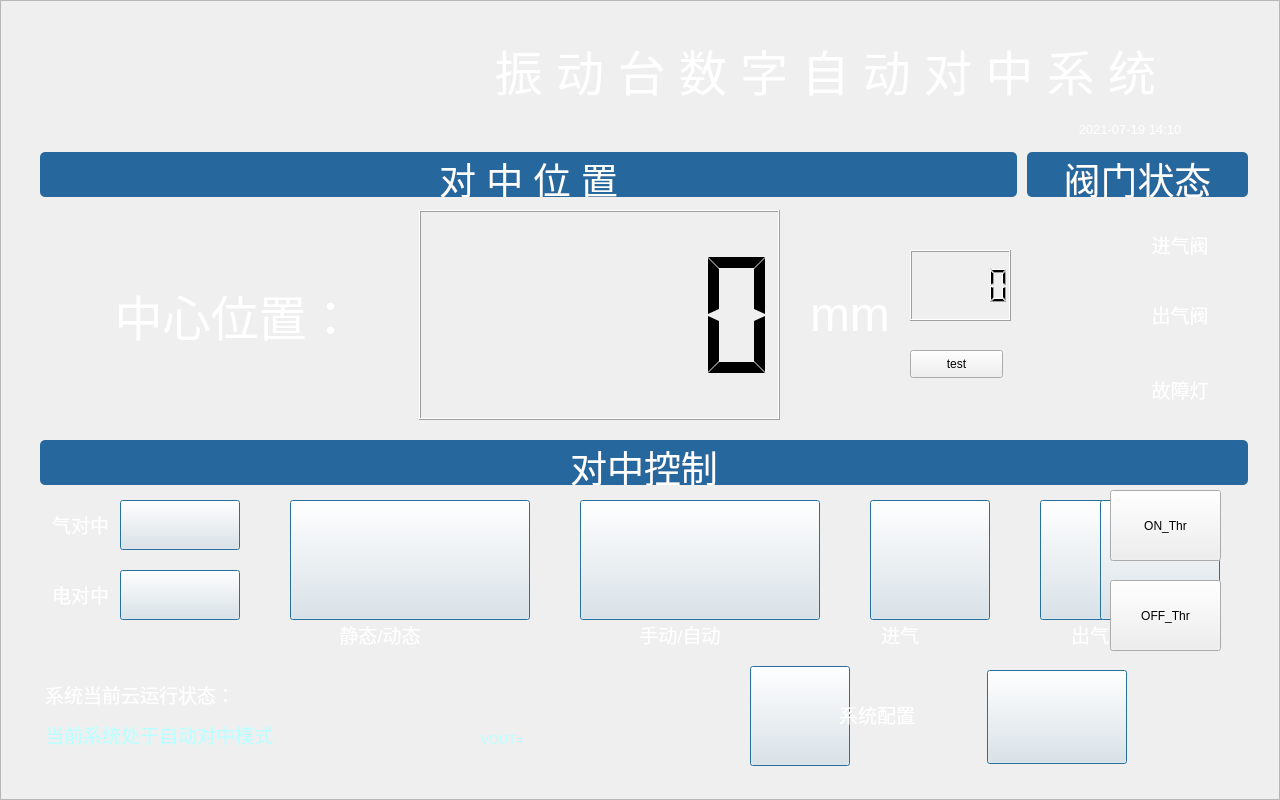
<?xml version="1.0" encoding="UTF-8"?>
<ui version="4.0">
 <class>MainWindow</class>
 <widget class="QMainWindow" name="MainWindow">
  <property name="geometry">
   <rect>
    <x>0</x>
    <y>0</y>
    <width>1280</width>
    <height>800</height>
   </rect>
  </property>
  <property name="windowTitle">
   <string>MainWindow</string>
  </property>
  <widget class="QWidget" name="centralWidget">
   <property name="styleSheet">
    <string notr="true">#centralWidget{
border-image: url(:/png/main_ui.jpg);
}</string>
   </property>
   <layout class="QGridLayout" name="gridLayout">
    <property name="leftMargin">
     <number>0</number>
    </property>
    <property name="topMargin">
     <number>0</number>
    </property>
    <property name="rightMargin">
     <number>0</number>
    </property>
    <property name="bottomMargin">
     <number>0</number>
    </property>
    <property name="spacing">
     <number>0</number>
    </property>
    <item row="0" column="0">
     <widget class="QFrame" name="frame">
      <property name="enabled">
       <bool>true</bool>
      </property>
      <property name="styleSheet">
       <string notr="true"/>
      </property>
      <property name="frameShape">
       <enum>QFrame::StyledPanel</enum>
      </property>
      <property name="frameShadow">
       <enum>QFrame::Raised</enum>
      </property>
      <widget class="QLabel" name="lab_bt_in">
       <property name="geometry">
        <rect>
         <x>840</x>
         <y>620</y>
         <width>120</width>
         <height>30</height>
        </rect>
       </property>
       <property name="sizePolicy">
        <sizepolicy hsizetype="Fixed" vsizetype="Fixed">
         <horstretch>0</horstretch>
         <verstretch>0</verstretch>
        </sizepolicy>
       </property>
       <property name="styleSheet">
        <string notr="true">color:#FFFFFF;</string>
       </property>
       <property name="text">
        <string>&lt;html&gt;&lt;head/&gt;&lt;body&gt;&lt;p align=&quot;center&quot;&gt;&lt;span style=&quot; font-size:14pt;&quot;&gt;进气&lt;/span&gt;&lt;/p&gt;&lt;/body&gt;&lt;/html&gt;</string>
       </property>
      </widget>
      <widget class="QPushButton" name="Button_in">
       <property name="geometry">
        <rect>
         <x>870</x>
         <y>500</y>
         <width>120</width>
         <height>120</height>
        </rect>
       </property>
       <property name="sizePolicy">
        <sizepolicy hsizetype="Fixed" vsizetype="Fixed">
         <horstretch>0</horstretch>
         <verstretch>0</verstretch>
        </sizepolicy>
       </property>
       <property name="styleSheet">
        <string notr="true">border-image: url(:/png/bt_in_def.jpg);</string>
       </property>
       <property name="text">
        <string/>
       </property>
       <property name="checkable">
        <bool>true</bool>
       </property>
       <property name="autoExclusive">
        <bool>true</bool>
       </property>
       <property name="autoDefault">
        <bool>false</bool>
       </property>
       <property name="default">
        <bool>true</bool>
       </property>
      </widget>
      <widget class="QLabel" name="lab_title_state">
       <property name="geometry">
        <rect>
         <x>1027</x>
         <y>152</y>
         <width>221</width>
         <height>45</height>
        </rect>
       </property>
       <property name="styleSheet">
        <string notr="true">border-radius:5px;color:#FFFFFF;background:rgb(38,104,157);</string>
       </property>
       <property name="text">
        <string>&lt;html&gt;&lt;head/&gt;&lt;body&gt;&lt;p align=&quot;center&quot;&gt;&lt;span style=&quot; font-size:28pt;&quot;&gt;阀门状态&lt;/span&gt;&lt;/p&gt;&lt;/body&gt;&lt;/html&gt;</string>
       </property>
      </widget>
      <widget class="QLabel" name="lab_title_posi">
       <property name="geometry">
        <rect>
         <x>40</x>
         <y>152</y>
         <width>977</width>
         <height>45</height>
        </rect>
       </property>
       <property name="styleSheet">
        <string notr="true">border-radius:5px;color:#FFFFFF;background:rgb(38,104,157);</string>
       </property>
       <property name="text">
        <string>&lt;html&gt;&lt;head/&gt;&lt;body&gt;&lt;p align=&quot;center&quot;&gt;&lt;span style=&quot; font-size:28pt;&quot;&gt;对 中 位 置&lt;/span&gt;&lt;/p&gt;&lt;/body&gt;&lt;/html&gt;</string>
       </property>
      </widget>
      <widget class="QLabel" name="lab_title_control">
       <property name="geometry">
        <rect>
         <x>40</x>
         <y>440</y>
         <width>1208</width>
         <height>45</height>
        </rect>
       </property>
       <property name="styleSheet">
        <string notr="true">border-radius:5px;color:#FFFFFF;background:rgb(38,104,157);</string>
       </property>
       <property name="text">
        <string>&lt;html&gt;&lt;head/&gt;&lt;body&gt;&lt;p align=&quot;center&quot;&gt;&lt;span style=&quot; font-size:28pt;&quot;&gt;对中控制&lt;/span&gt;&lt;/p&gt;&lt;/body&gt;&lt;/html&gt;</string>
       </property>
      </widget>
      <widget class="QLabel" name="lab_bt_out">
       <property name="geometry">
        <rect>
         <x>1030</x>
         <y>620</y>
         <width>120</width>
         <height>30</height>
        </rect>
       </property>
       <property name="sizePolicy">
        <sizepolicy hsizetype="Fixed" vsizetype="Fixed">
         <horstretch>0</horstretch>
         <verstretch>0</verstretch>
        </sizepolicy>
       </property>
       <property name="styleSheet">
        <string notr="true">color:#FFFFFF;</string>
       </property>
       <property name="text">
        <string>&lt;html&gt;&lt;head/&gt;&lt;body&gt;&lt;p align=&quot;center&quot;&gt;&lt;span style=&quot; font-size:14pt;&quot;&gt;出气&lt;/span&gt;&lt;/p&gt;&lt;/body&gt;&lt;/html&gt;</string>
       </property>
      </widget>
      <widget class="QPushButton" name="Button_out">
       <property name="geometry">
        <rect>
         <x>1040</x>
         <y>500</y>
         <width>120</width>
         <height>120</height>
        </rect>
       </property>
       <property name="sizePolicy">
        <sizepolicy hsizetype="Fixed" vsizetype="Fixed">
         <horstretch>0</horstretch>
         <verstretch>0</verstretch>
        </sizepolicy>
       </property>
       <property name="styleSheet">
        <string notr="true">border-image: url(:/png/bt_out_def.jpg);</string>
       </property>
       <property name="text">
        <string/>
       </property>
       <property name="checkable">
        <bool>true</bool>
       </property>
       <property name="autoExclusive">
        <bool>true</bool>
       </property>
       <property name="autoDefault">
        <bool>false</bool>
       </property>
       <property name="default">
        <bool>true</bool>
       </property>
      </widget>
      <widget class="QLabel" name="lab_bt_stop">
       <property name="geometry">
        <rect>
         <x>1070</x>
         <y>620</y>
         <width>120</width>
         <height>30</height>
        </rect>
       </property>
       <property name="sizePolicy">
        <sizepolicy hsizetype="Fixed" vsizetype="Fixed">
         <horstretch>0</horstretch>
         <verstretch>0</verstretch>
        </sizepolicy>
       </property>
       <property name="styleSheet">
        <string notr="true">color:#FFFFFF;</string>
       </property>
       <property name="text">
        <string>&lt;html&gt;&lt;head/&gt;&lt;body&gt;&lt;p align=&quot;center&quot;&gt;&lt;span style=&quot; font-size:14pt;&quot;&gt;开始&lt;/span&gt;&lt;/p&gt;&lt;/body&gt;&lt;/html&gt;</string>
       </property>
      </widget>
      <widget class="QPushButton" name="Button_stop">
       <property name="geometry">
        <rect>
         <x>1100</x>
         <y>500</y>
         <width>120</width>
         <height>120</height>
        </rect>
       </property>
       <property name="sizePolicy">
        <sizepolicy hsizetype="Fixed" vsizetype="Fixed">
         <horstretch>0</horstretch>
         <verstretch>0</verstretch>
        </sizepolicy>
       </property>
       <property name="styleSheet">
        <string notr="true">border-image: url(:/png/start.jpg);</string>
       </property>
       <property name="text">
        <string/>
       </property>
       <property name="checkable">
        <bool>true</bool>
       </property>
       <property name="autoExclusive">
        <bool>true</bool>
       </property>
       <property name="autoDefault">
        <bool>false</bool>
       </property>
       <property name="default">
        <bool>true</bool>
       </property>
      </widget>
      <widget class="QLabel" name="lab_bt_change">
       <property name="geometry">
        <rect>
         <x>560</x>
         <y>620</y>
         <width>240</width>
         <height>30</height>
        </rect>
       </property>
       <property name="sizePolicy">
        <sizepolicy hsizetype="Fixed" vsizetype="Fixed">
         <horstretch>0</horstretch>
         <verstretch>0</verstretch>
        </sizepolicy>
       </property>
       <property name="styleSheet">
        <string notr="true">color:#FFFFFF;</string>
       </property>
       <property name="text">
        <string>&lt;html&gt;&lt;head/&gt;&lt;body&gt;&lt;p align=&quot;center&quot;&gt;&lt;span style=&quot; font-size:14pt;&quot;&gt;手动/自动&lt;/span&gt;&lt;/p&gt;&lt;/body&gt;&lt;/html&gt;</string>
       </property>
      </widget>
      <widget class="QPushButton" name="Button_change">
       <property name="geometry">
        <rect>
         <x>580</x>
         <y>500</y>
         <width>240</width>
         <height>120</height>
        </rect>
       </property>
       <property name="sizePolicy">
        <sizepolicy hsizetype="Fixed" vsizetype="Fixed">
         <horstretch>0</horstretch>
         <verstretch>0</verstretch>
        </sizepolicy>
       </property>
       <property name="styleSheet">
        <string notr="true">border-image: url(:/png/bt_change_auto_chinese.png);</string>
       </property>
       <property name="text">
        <string/>
       </property>
       <property name="checkable">
        <bool>true</bool>
       </property>
       <property name="autoExclusive">
        <bool>true</bool>
       </property>
       <property name="autoDefault">
        <bool>false</bool>
       </property>
       <property name="default">
        <bool>true</bool>
       </property>
      </widget>
      <widget class="QLabel" name="lab_sys_title">
       <property name="geometry">
        <rect>
         <x>45</x>
         <y>680</y>
         <width>550</width>
         <height>30</height>
        </rect>
       </property>
       <property name="sizePolicy">
        <sizepolicy hsizetype="Fixed" vsizetype="Fixed">
         <horstretch>0</horstretch>
         <verstretch>0</verstretch>
        </sizepolicy>
       </property>
       <property name="styleSheet">
        <string notr="true">color:#FFFFFF;</string>
       </property>
       <property name="text">
        <string>&lt;html&gt;&lt;head/&gt;&lt;body&gt;&lt;p&gt;&lt;span style=&quot; font-size:14pt;&quot;&gt;系统当前云运行状态：&lt;/span&gt;&lt;/p&gt;&lt;/body&gt;&lt;/html&gt;</string>
       </property>
      </widget>
      <widget class="QLabel" name="lab_sys_txt">
       <property name="geometry">
        <rect>
         <x>45</x>
         <y>720</y>
         <width>421</width>
         <height>30</height>
        </rect>
       </property>
       <property name="sizePolicy">
        <sizepolicy hsizetype="Fixed" vsizetype="Fixed">
         <horstretch>0</horstretch>
         <verstretch>0</verstretch>
        </sizepolicy>
       </property>
       <property name="styleSheet">
        <string notr="true">color:#BBFFFF;</string>
       </property>
       <property name="text">
        <string>&lt;html&gt;&lt;head/&gt;&lt;body&gt;&lt;p&gt;&lt;span style=&quot; font-size:14pt;&quot;&gt;当前系统处于自动对中模式&lt;/span&gt;&lt;/p&gt;&lt;/body&gt;&lt;/html&gt;</string>
       </property>
      </widget>
      <widget class="QPushButton" name="Button_config">
       <property name="geometry">
        <rect>
         <x>750</x>
         <y>666</y>
         <width>100</width>
         <height>100</height>
        </rect>
       </property>
       <property name="sizePolicy">
        <sizepolicy hsizetype="Fixed" vsizetype="Fixed">
         <horstretch>0</horstretch>
         <verstretch>0</verstretch>
        </sizepolicy>
       </property>
       <property name="styleSheet">
        <string notr="true">border-image: url(:/png/config_def.jpg);</string>
       </property>
       <property name="text">
        <string/>
       </property>
       <property name="checkable">
        <bool>true</bool>
       </property>
       <property name="autoExclusive">
        <bool>true</bool>
       </property>
       <property name="autoDefault">
        <bool>false</bool>
       </property>
       <property name="default">
        <bool>true</bool>
       </property>
      </widget>
      <widget class="QPushButton" name="Button_language_change">
       <property name="geometry">
        <rect>
         <x>987</x>
         <y>670</y>
         <width>140</width>
         <height>94</height>
        </rect>
       </property>
       <property name="sizePolicy">
        <sizepolicy hsizetype="Fixed" vsizetype="Fixed">
         <horstretch>0</horstretch>
         <verstretch>0</verstretch>
        </sizepolicy>
       </property>
       <property name="styleSheet">
        <string notr="true">border-image: url(:/png/l_chinese.jpg);</string>
       </property>
       <property name="text">
        <string/>
       </property>
       <property name="checkable">
        <bool>true</bool>
       </property>
       <property name="autoExclusive">
        <bool>true</bool>
       </property>
       <property name="autoDefault">
        <bool>false</bool>
       </property>
       <property name="default">
        <bool>true</bool>
       </property>
      </widget>
      <widget class="QLabel" name="lab_config">
       <property name="geometry">
        <rect>
         <x>839</x>
         <y>700</y>
         <width>141</width>
         <height>30</height>
        </rect>
       </property>
       <property name="sizePolicy">
        <sizepolicy hsizetype="Fixed" vsizetype="Fixed">
         <horstretch>0</horstretch>
         <verstretch>0</verstretch>
        </sizepolicy>
       </property>
       <property name="styleSheet">
        <string notr="true">color:#FFFFFF;</string>
       </property>
       <property name="text">
        <string>&lt;html&gt;&lt;head/&gt;&lt;body&gt;&lt;p&gt;&lt;span style=&quot; font-size:14pt;&quot;&gt;系统配置&lt;/span&gt;&lt;/p&gt;&lt;/body&gt;&lt;/html&gt;</string>
       </property>
      </widget>
      <widget class="QLabel" name="lab_title_man">
       <property name="geometry">
        <rect>
         <x>380</x>
         <y>30</y>
         <width>891</width>
         <height>81</height>
        </rect>
       </property>
       <property name="sizePolicy">
        <sizepolicy hsizetype="Fixed" vsizetype="Fixed">
         <horstretch>0</horstretch>
         <verstretch>0</verstretch>
        </sizepolicy>
       </property>
       <property name="styleSheet">
        <string notr="true">color:#FFFFFF;</string>
       </property>
       <property name="text">
        <string>&lt;html&gt;&lt;head/&gt;&lt;body&gt;&lt;p align=&quot;center&quot;&gt;&lt;span style=&quot; font-size:36pt;&quot;&gt;振 动 台 数 字 自 动 对 中 系 统&lt;/span&gt;&lt;/p&gt;&lt;/body&gt;&lt;/html&gt;</string>
       </property>
      </widget>
      <widget class="QLabel" name="lab_light1">
       <property name="geometry">
        <rect>
         <x>1040</x>
         <y>350</y>
         <width>70</width>
         <height>70</height>
        </rect>
       </property>
       <property name="styleSheet">
        <string notr="true">border-image: url(:/png/gct_ied_blank.png);</string>
       </property>
       <property name="text">
        <string/>
       </property>
      </widget>
      <widget class="QLabel" name="lab_light2">
       <property name="geometry">
        <rect>
         <x>1040</x>
         <y>210</y>
         <width>70</width>
         <height>70</height>
        </rect>
       </property>
       <property name="styleSheet">
        <string notr="true">border-image: url(:/png/gct_ied_blank.png);</string>
       </property>
       <property name="text">
        <string/>
       </property>
      </widget>
      <widget class="QLabel" name="lab_light3">
       <property name="geometry">
        <rect>
         <x>1040</x>
         <y>280</y>
         <width>70</width>
         <height>70</height>
        </rect>
       </property>
       <property name="styleSheet">
        <string notr="true">border-image: url(:/png/gct_ied_blank.png);</string>
       </property>
       <property name="text">
        <string/>
       </property>
      </widget>
      <widget class="QLabel" name="lab_light1_txt">
       <property name="geometry">
        <rect>
         <x>1110</x>
         <y>365</y>
         <width>140</width>
         <height>50</height>
        </rect>
       </property>
       <property name="styleSheet">
        <string notr="true">color:#FFFFFF;</string>
       </property>
       <property name="text">
        <string>&lt;html&gt;&lt;head/&gt;&lt;body&gt;&lt;p align=&quot;center&quot;&gt;&lt;span style=&quot; font-size:14pt;&quot;&gt;故障灯&lt;/span&gt;&lt;/p&gt;&lt;/body&gt;&lt;/html&gt;</string>
       </property>
      </widget>
      <widget class="QLabel" name="lab_light2_txt">
       <property name="geometry">
        <rect>
         <x>1110</x>
         <y>220</y>
         <width>140</width>
         <height>50</height>
        </rect>
       </property>
       <property name="styleSheet">
        <string notr="true">color:#FFFFFF;</string>
       </property>
       <property name="text">
        <string>&lt;html&gt;&lt;head/&gt;&lt;body&gt;&lt;p align=&quot;center&quot;&gt;&lt;span style=&quot; font-size:14pt;&quot;&gt;进气阀&lt;/span&gt;&lt;/p&gt;&lt;/body&gt;&lt;/html&gt;</string>
       </property>
      </widget>
      <widget class="QLabel" name="lab_light3_txt">
       <property name="geometry">
        <rect>
         <x>1110</x>
         <y>290</y>
         <width>140</width>
         <height>50</height>
        </rect>
       </property>
       <property name="styleSheet">
        <string notr="true">color:#FFFFFF;</string>
       </property>
       <property name="text">
        <string>&lt;html&gt;&lt;head/&gt;&lt;body&gt;&lt;p align=&quot;center&quot;&gt;&lt;span style=&quot; font-size:14pt;&quot;&gt;出气阀&lt;/span&gt;&lt;/p&gt;&lt;/body&gt;&lt;/html&gt;</string>
       </property>
      </widget>
      <widget class="QLabel" name="lab_posi_txt">
       <property name="geometry">
        <rect>
         <x>79</x>
         <y>210</y>
         <width>311</width>
         <height>210</height>
        </rect>
       </property>
       <property name="styleSheet">
        <string notr="true">color:#FFFFFF;</string>
       </property>
       <property name="text">
        <string>&lt;html&gt;&lt;head/&gt;&lt;body&gt;&lt;p align=&quot;center&quot;&gt;&lt;span style=&quot; font-size:36pt;&quot;&gt;中心位置：&lt;/span&gt;&lt;/p&gt;&lt;/body&gt;&lt;/html&gt;</string>
       </property>
      </widget>
      <widget class="QLabel" name="lab_posi_mm">
       <property name="geometry">
        <rect>
         <x>810</x>
         <y>210</y>
         <width>80</width>
         <height>210</height>
        </rect>
       </property>
       <property name="styleSheet">
        <string notr="true">color:#FFFFFF;</string>
       </property>
       <property name="text">
        <string>&lt;html&gt;&lt;head/&gt;&lt;body&gt;&lt;p&gt;&lt;span style=&quot; font-size:36pt;&quot;&gt;mm&lt;/span&gt;&lt;/p&gt;&lt;/body&gt;&lt;/html&gt;</string>
       </property>
      </widget>
      <widget class="QLCDNumber" name="lcdNum_posi">
       <property name="geometry">
        <rect>
         <x>419</x>
         <y>210</y>
         <width>361</width>
         <height>210</height>
        </rect>
       </property>
       <property name="layoutDirection">
        <enum>Qt::LeftToRight</enum>
       </property>
       <property name="styleSheet">
        <string notr="true">border-image: url(:/png/lcd_back.png);</string>
       </property>
       <property name="frameShape">
        <enum>QFrame::Box</enum>
       </property>
       <property name="segmentStyle">
        <enum>QLCDNumber::Flat</enum>
       </property>
       <property name="value" stdset="0">
        <double>0.000000000000000</double>
       </property>
       <property name="intValue" stdset="0">
        <number>0</number>
       </property>
      </widget>
      <widget class="QPushButton" name="Button_StarThread">
       <property name="geometry">
        <rect>
         <x>1110</x>
         <y>490</y>
         <width>111</width>
         <height>71</height>
        </rect>
       </property>
       <property name="text">
        <string>ON_Thr</string>
       </property>
      </widget>
      <widget class="QPushButton" name="Button_StopThread">
       <property name="geometry">
        <rect>
         <x>1110</x>
         <y>580</y>
         <width>111</width>
         <height>71</height>
        </rect>
       </property>
       <property name="text">
        <string>OFF_Thr</string>
       </property>
      </widget>
      <widget class="QLCDNumber" name="lcdNum_test">
       <property name="geometry">
        <rect>
         <x>910</x>
         <y>250</y>
         <width>101</width>
         <height>71</height>
        </rect>
       </property>
      </widget>
      <widget class="QPushButton" name="Button_test">
       <property name="geometry">
        <rect>
         <x>910</x>
         <y>350</y>
         <width>93</width>
         <height>28</height>
        </rect>
       </property>
       <property name="text">
        <string>test</string>
       </property>
      </widget>
      <widget class="QLabel" name="lab_time">
       <property name="geometry">
        <rect>
         <x>1020</x>
         <y>115</y>
         <width>220</width>
         <height>30</height>
        </rect>
       </property>
       <property name="sizePolicy">
        <sizepolicy hsizetype="Fixed" vsizetype="Fixed">
         <horstretch>0</horstretch>
         <verstretch>0</verstretch>
        </sizepolicy>
       </property>
       <property name="styleSheet">
        <string notr="true">color:#FFFFFF;</string>
       </property>
       <property name="text">
        <string>&lt;html&gt;&lt;head/&gt;&lt;body&gt;&lt;p align=&quot;center&quot;&gt;&lt;span style=&quot; font-size:10pt;&quot;&gt;2021-07-19 14:10&lt;/span&gt;&lt;/p&gt;&lt;/body&gt;&lt;/html&gt;</string>
       </property>
      </widget>
      <widget class="QPushButton" name="Button_model">
       <property name="geometry">
        <rect>
         <x>290</x>
         <y>500</y>
         <width>240</width>
         <height>120</height>
        </rect>
       </property>
       <property name="sizePolicy">
        <sizepolicy hsizetype="Fixed" vsizetype="Fixed">
         <horstretch>0</horstretch>
         <verstretch>0</verstretch>
        </sizepolicy>
       </property>
       <property name="styleSheet">
        <string notr="true">border-image: url(:/png/bt_model_s_chinses.png);</string>
       </property>
       <property name="text">
        <string/>
       </property>
       <property name="checkable">
        <bool>true</bool>
       </property>
       <property name="autoExclusive">
        <bool>true</bool>
       </property>
       <property name="autoDefault">
        <bool>false</bool>
       </property>
       <property name="default">
        <bool>true</bool>
       </property>
      </widget>
      <widget class="QLabel" name="lab_bt_model">
       <property name="geometry">
        <rect>
         <x>260</x>
         <y>620</y>
         <width>240</width>
         <height>30</height>
        </rect>
       </property>
       <property name="sizePolicy">
        <sizepolicy hsizetype="Fixed" vsizetype="Fixed">
         <horstretch>0</horstretch>
         <verstretch>0</verstretch>
        </sizepolicy>
       </property>
       <property name="styleSheet">
        <string notr="true">color:#FFFFFF;</string>
       </property>
       <property name="text">
        <string>&lt;html&gt;&lt;head/&gt;&lt;body&gt;&lt;p align=&quot;center&quot;&gt;&lt;span style=&quot; font-size:14pt;&quot;&gt;静态/动态&lt;/span&gt;&lt;/p&gt;&lt;/body&gt;&lt;/html&gt;</string>
       </property>
      </widget>
      <widget class="QPushButton" name="Button_gas">
       <property name="geometry">
        <rect>
         <x>120</x>
         <y>500</y>
         <width>120</width>
         <height>50</height>
        </rect>
       </property>
       <property name="sizePolicy">
        <sizepolicy hsizetype="Fixed" vsizetype="Fixed">
         <horstretch>0</horstretch>
         <verstretch>0</verstretch>
        </sizepolicy>
       </property>
       <property name="styleSheet">
        <string notr="true">border-image: url(:/png/bt_on.png);</string>
       </property>
       <property name="text">
        <string/>
       </property>
       <property name="checkable">
        <bool>true</bool>
       </property>
       <property name="autoExclusive">
        <bool>true</bool>
       </property>
       <property name="autoDefault">
        <bool>false</bool>
       </property>
       <property name="default">
        <bool>true</bool>
       </property>
      </widget>
      <widget class="QPushButton" name="Button_elec">
       <property name="geometry">
        <rect>
         <x>120</x>
         <y>570</y>
         <width>120</width>
         <height>50</height>
        </rect>
       </property>
       <property name="sizePolicy">
        <sizepolicy hsizetype="Fixed" vsizetype="Fixed">
         <horstretch>0</horstretch>
         <verstretch>0</verstretch>
        </sizepolicy>
       </property>
       <property name="styleSheet">
        <string notr="true">border-image: url(:/png/bt_off.png);</string>
       </property>
       <property name="text">
        <string/>
       </property>
       <property name="checkable">
        <bool>true</bool>
       </property>
       <property name="autoExclusive">
        <bool>true</bool>
       </property>
       <property name="autoDefault">
        <bool>false</bool>
       </property>
       <property name="default">
        <bool>true</bool>
       </property>
      </widget>
      <widget class="QLabel" name="lab_bt_gas">
       <property name="geometry">
        <rect>
         <x>40</x>
         <y>510</y>
         <width>81</width>
         <height>30</height>
        </rect>
       </property>
       <property name="sizePolicy">
        <sizepolicy hsizetype="Fixed" vsizetype="Fixed">
         <horstretch>0</horstretch>
         <verstretch>0</verstretch>
        </sizepolicy>
       </property>
       <property name="styleSheet">
        <string notr="true">color:#FFFFFF;</string>
       </property>
       <property name="text">
        <string>&lt;html&gt;&lt;head/&gt;&lt;body&gt;&lt;p align=&quot;center&quot;&gt;&lt;span style=&quot; font-size:14pt;&quot;&gt;气对中&lt;/span&gt;&lt;/p&gt;&lt;/body&gt;&lt;/html&gt;</string>
       </property>
      </widget>
      <widget class="QLabel" name="lab_bt_elec">
       <property name="geometry">
        <rect>
         <x>40</x>
         <y>580</y>
         <width>81</width>
         <height>30</height>
        </rect>
       </property>
       <property name="sizePolicy">
        <sizepolicy hsizetype="Fixed" vsizetype="Fixed">
         <horstretch>0</horstretch>
         <verstretch>0</verstretch>
        </sizepolicy>
       </property>
       <property name="styleSheet">
        <string notr="true">color:#FFFFFF;</string>
       </property>
       <property name="text">
        <string>&lt;html&gt;&lt;head/&gt;&lt;body&gt;&lt;p align=&quot;center&quot;&gt;&lt;span style=&quot; font-size:14pt;&quot;&gt;电对中&lt;/span&gt;&lt;/p&gt;&lt;/body&gt;&lt;/html&gt;</string>
       </property>
      </widget>
      <widget class="QLabel" name="lab_sys_vout">
       <property name="geometry">
        <rect>
         <x>480</x>
         <y>725</y>
         <width>151</width>
         <height>30</height>
        </rect>
       </property>
       <property name="sizePolicy">
        <sizepolicy hsizetype="Fixed" vsizetype="Fixed">
         <horstretch>0</horstretch>
         <verstretch>0</verstretch>
        </sizepolicy>
       </property>
       <property name="styleSheet">
        <string notr="true">color:#BBFFFF;</string>
       </property>
       <property name="text">
        <string>&lt;html&gt;&lt;head/&gt;&lt;body&gt;&lt;p&gt;&lt;span style=&quot; font-size:10pt;&quot;&gt;VOUT=&lt;/span&gt;&lt;/p&gt;&lt;/body&gt;&lt;/html&gt;</string>
       </property>
      </widget>
     </widget>
    </item>
   </layout>
  </widget>
 </widget>
 <layoutdefault spacing="6" margin="11"/>
 <resources/>
 <connections/>
</ui>
